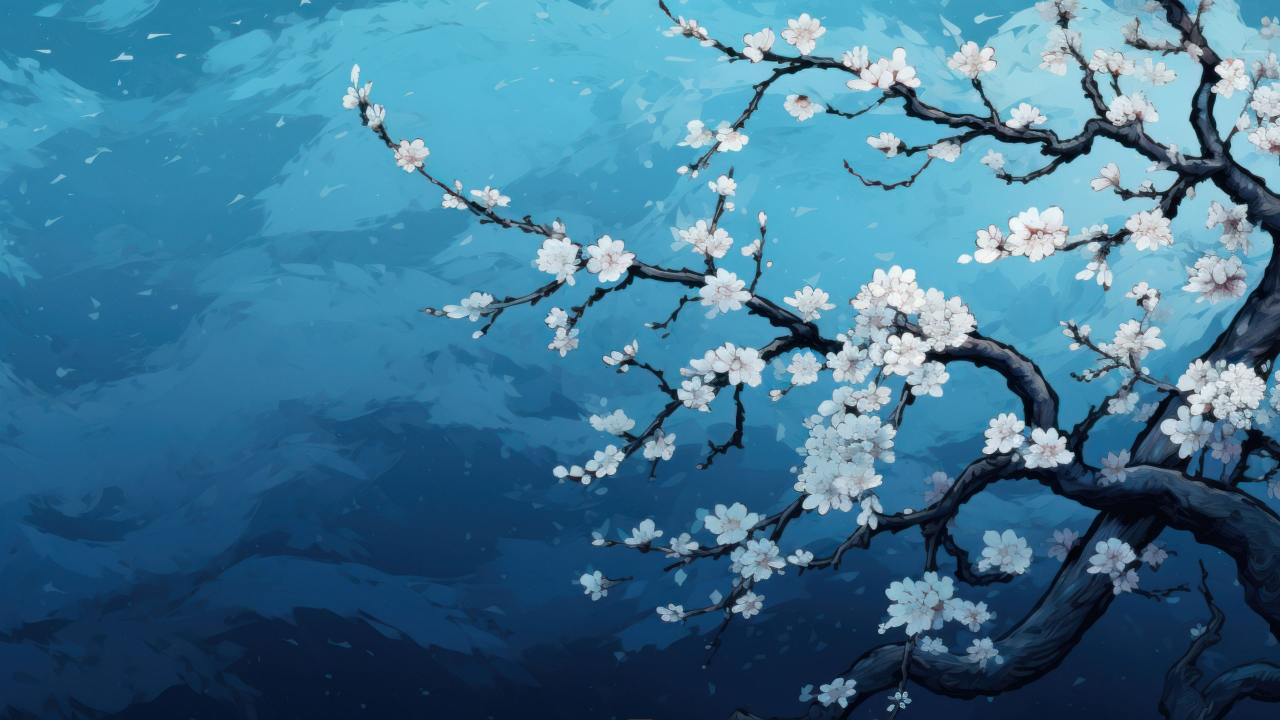
#> input picture wallpapers/current-my-laptop.jpg, 2560 x 1440 px (shown at 1/2 size)
$ python wallpaper-ink.py ../wallpapers/current-my-laptop.jpg
#> lines starting #> are read from the running program, lines starting #| are printed output that depends on the picture
#!/usr/bin/env python3
# Print a wallpaper's average color as normalized RGB multipliers (0..1),
# scaled so its brightest channel is 1. Used to tint the Plymouth animation.
import sys

from PIL import Image

image = Image.open(sys.argv[1]).convert("RGB").resize((64, 64))
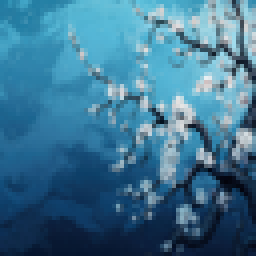
#> image: PIL image 64x64 RGB (shown 4 times larger); mean R, G, B 61.5, 115.8, 145.6
pixels = list(image.getdata())
#> pixels = 4096 items, first 6: (33, 125, 163), (35, 127, 165), (50, 147, 181), (43, 134, 170), (50, 140, 176), (63, 163, 197)
channels = [sum(p[i] for p in pixels) / len(pixels) for i in range(3)]
#> channels = [61.46, 115.8, 145.6]
brightest = max(max(channels), 1.0)
#> brightest = 145.6
print(",".join(f"{min(1.0, c / brightest):.3f}" for c in channels))
#| 0.422,0.795,1.000
